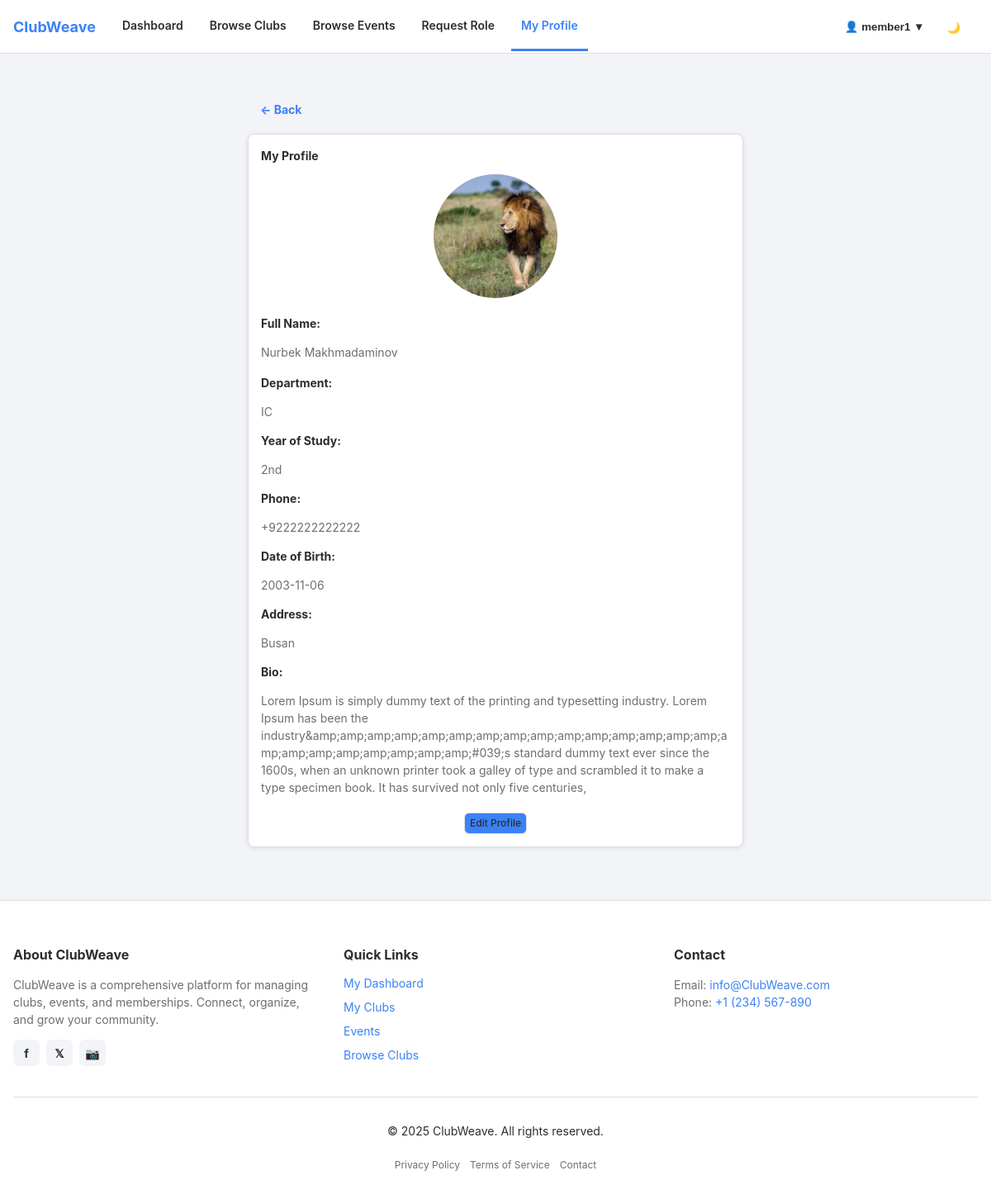
/member/member_profile.php (signed in), run on the app's committed database.
### tables this page shows
CREATE TABLE `member_profiles` (
  `id` int(11) NOT NULL,
  `user_id` int(11) NOT NULL,
  `full_name` varchar(150) NOT NULL,
  `department` varchar(120) DEFAULT NULL,
  `year_of_study` varchar(50) DEFAULT NULL,
  `phone` varchar(50) DEFAULT NULL,
  `dob` date DEFAULT NULL,
  `address` varchar(255) DEFAULT NULL,
  `linkedin` varchar(255) DEFAULT NULL,
  `instagram` varchar(255) DEFAULT NULL,
  `skills` varchar(255) DEFAULT NULL,
  `bio` text DEFAULT NULL,
  `profile_picture` varchar(255) DEFAULT NULL,
  `created_at` timestamp NOT NULL DEFAULT current_timestamp(),
  `updated_at` timestamp NOT NULL DEFAULT current_timestamp() ON UPDATE current_timestamp()
);

### includes/functions.php (called while the page is built, shortened)
<?php
function sanitizeInput($input) {
    return htmlspecialchars(trim($input), ENT_QUOTES, 'UTF-8');
}

### member/member_profile.php (the view, shortened to what this page needs)
<?php
include '../includes/functions.php';
include '../includes/header.php';
include '../includes/database.php';
$user_id = $_SESSION['user_id'];
$stmt = $connection->prepare("SELECT * FROM member_profiles WHERE user_id = ?");
$stmt->bind_param("i", $user_id);
$stmt->execute();
$profile = $stmt->get_result()->fetch_assoc();
$profile_picture_path = !empty($profile['profile_picture'])
    ? '../uploads/profile_pictures/' . $profile['profile_picture']
    : '../uploads/profile_pictures/default_user.jpg';
?>
<main>
<div class="container mt-4">
    <div style="max-width: 600px; margin: 0 auto;">
        <a href="dashboard.php" class="btn btn-ghost mb-3">← Back</a>
        <div class="card">
            <div class="card-header">My Profile</div>
            <div class="card-body">
                <img src="<?= sanitizeInput($profile_picture_path) ?>"
                    alt="Profile Picture"
                    class="profile-image">
                <div class="profile-info">
                    <strong>Full Name:</strong>
                    <p class="text-muted"><?= sanitizeInput($profile['full_name']) ?></p>
                </div>
                <div class="mb-3">
                    <strong>Department:</strong>
                    <p class="text-muted"><?= sanitizeInput($profile['department']) ?></p>
                </div>
                <div class="mb-3">
                    <strong>Year of Study:</strong>
                    <p class="text-muted"><?= sanitizeInput($profile['year_of_study']) ?></p>
                </div>
                <div class="mb-3">
                    <strong>Phone:</strong>
                    <p class="text-muted"><?= sanitizeInput($profile['phone']) ?></p>
                </div>
                <div class="mb-3">
                    <strong>Date of Birth:</strong>
                    <p class="text-muted"><?= sanitizeInput($profile['dob']) ?></p>
                </div>
                <div class="mb-3">
                    <strong>Address:</strong>
                    <p class="text-muted"><?= sanitizeInput($profile['address']) ?></p>
                </div>
                <div class="profile-info">
                    <strong>Bio:</strong>
                    <p class="text-muted bio-text"><?= nl2br(sanitizeInput($profile['bio'])) ?></p>
                </div>
                <div class="profile-actions" style="margin-top: 20px;">
                    <a href="edit_profile.php" class="table-action-btn edit" >Edit Profile</a>
                </div>
            </div>
        </div>
    </div>
</div>
</main>
<?php include '../includes/footer.php'; ?>

### assets/css/styles.css (style rules this page uses)
:root { --color-primary: #3b82f6; --color-primary-600: #2563eb; --color-primary-700: #1d4ed8; --color-primary-rgb: 59, 130, 246; --color-secondary: #5caab7; --color-accent: #f6c453; --text: #2d2d2d; --text-muted: #6e6e6e; --surface-1: #ffffff; --surface-2: #f2f4f7; --border-color: #dcdfe3; --success: #22c55e; --danger-hover: #ef4444; --danger: #f87171; --warning: #f4c430; --space-1: 4px; --space-2: 8px; --space-3: 12px; --space-4: 16px; --space-5: 24px; --space-6: 32px; --radius-sm: 6px; --radius-md: 8px; --radius-lg: 12px; --radius-pill: 999px; --shadow-sm: 0 6px 18px rgba(0, 0, 0, 0.05); --shadow-lg: 0 20px 40px rgba(0, 0, 0, 0.1); --font-sans: -apple-system, BlinkMacSystemFont, "Segoe UI", Roboto, "Helvetica Neue", Arial, sans-serif; --fs-xs: 12px; --fs-sm: 14px; --fs-md: 16px; --fs-lg: 20px; --fs-xl: 24px; --lh-normal: 1.5; }
* { box-sizing: border-box; }
html, body { height: 100%; margin: 0; padding: 0; }
body { font-family: var(--font-sans); color: var(--text); background: var(--surface-2); font-size: var(--fs-sm); line-height: var(--lh-normal); }
a { color: var(--color-primary); text-decoration: none; }
img { max-width: 100%; height: auto; display: block; }
.container { max-width: 1200px; margin: var(--space-6) auto; padding: 0 var(--space-4); }
.text-muted { color: var(--text-muted); }
html, body { height: 100%; margin: 0; }
body { display: flex; flex-direction: column; min-height: 100vh; }
main { flex: 1; padding: var(--space-6) var(--space-4); }
.table-action-btn { display: inline-block; padding: 3px 6px; font-size: 12px; font-weight: 500; border-radius: var(--radius-sm); border: 1px solid transparent; text-decoration: none; transition: 0.2s; background-color: var(--color-primary); }
.table-action-btn.edit { color: var(--text); border-color: var(--border-color); }
.card { background: var(--surface-1); border-radius: var(--radius-md); box-shadow: var(--shadow-sm); padding: var(--space-4); border: 1px solid var(--border-color); margin-bottom: var(--space-4); }
.card-header { font-weight: 700; margin-bottom: var(--space-3); }
.card { padding: 15px; border-radius: 8px; box-shadow: 0 1px 6px rgba(0,0,0,0.1); }
.btn { display: inline-block; padding: 6px 14px; border-radius: var(--radius-sm); font-weight: 700; cursor: pointer; transition: all 0.15s ease; border: 1px solid transparent; margin-top: 2px; margin-right: 6px; }
.btn-ghost { background: transparent; color: var(--color-primary); border: 1px solid transparent; }
.mt-4 { margin-top: var(--space-4); }
.mb-3 { margin-bottom: var(--space-3); }
.profile-image { width: 150px; height: 150px; object-fit: cover; border-radius: var(--radius-pill); display: block; margin: 0 auto 20px auto; }
.bio-text { word-wrap: break-word; overflow-wrap: break-word; hyphens: auto; }
.profile-info { margin-bottom: 16px; }
.profile-actions { margin-top: 24px; display: flex; justify-content: center; flex-wrap: wrap; }

### data on the page
member_profiles: profile_picture (picture), full_name "Nurbek Makhmadaminov", department "IC", year_of_study "2nd", phone "+9222222222222", dob "2003-11-06", address "Busan", bio "Lorem Ipsum is simply dummy text of the printing and typesetting industry. Lorem Ipsum has been the industry&amp;amp;amp;amp;amp;amp;amp;amp;amp;amp;amp;amp;amp;amp;amp;amp;amp;amp;amp;amp;amp;amp;amp;#039;s standard dummy text ever since the 1600s, when an unknown printer took a galley of type and scrambled it to make a type specimen book. It has survived not only five centuries,"

### other printed values
$user_name "member1"
